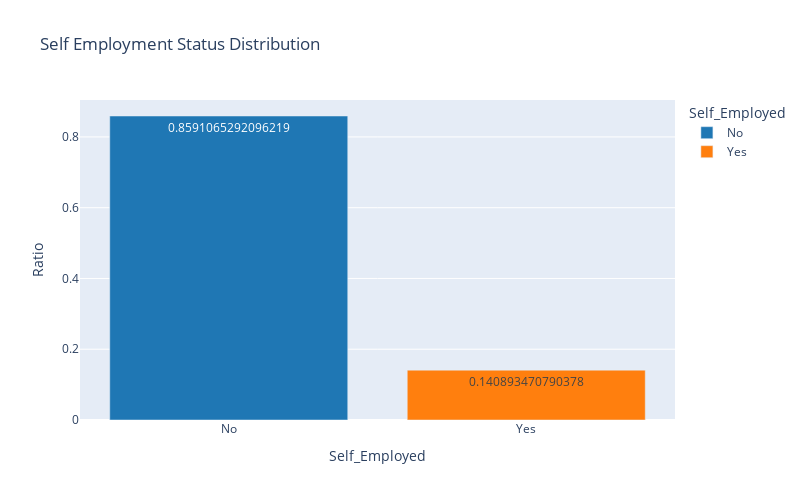

Write notebook code for a chart like this one.
### Code cell
self_employed_counts = train['Self_Employed'].value_counts(normalize=True).reset_index()
self_employed_counts.columns = ['Self_Employed', 'Percentage']

fig = px.bar(self_employed_counts,
             x='Self_Employed',
             y='Percentage',
             text='Percentage',
             labels={'Percentage': 'Ratio'},
             color='Self_Employed',
             color_discrete_sequence=['#1f77b4', '#ff7f0e'],  
             title='Self Employment Status Distribution',
             hover_data={'Percentage': ':.2%'},
             width=800, height=500)
fig.show()

### Figure 1 — Plotly figure (JSON) as saved in the notebook; plotly's stock layout.template omitted (floating-point values rounded to 4 significant figures)
{"data": [{"alignmentgroup": "True", "hovertemplate": "Self_Employed=%{x}<br>Ratio=%{text:.2%}<extra></extra>", "legendgroup": "No", "marker": {"color": "#1f77b4", "pattern": {"shape": ""}}, "name": "No", "offsetgroup": "No", "orientation": "v", "showlegend": true, "text": [0.8591], "textposition": "auto", "type": "bar", "x": ["No"], "xaxis": "x", "y": [0.8591], "yaxis": "y"}, {"alignmentgroup": "True", "hovertemplate": "Self_Employed=%{x}<br>Ratio=%{text:.2%}<extra></extra>", "legendgroup": "Yes", "marker": {"color": "#ff7f0e", "pattern": {"shape": ""}}, "name": "Yes", "offsetgroup": "Yes", "orientation": "v", "showlegend": true, "text": [0.1409], "textposition": "auto", "type": "bar", "x": ["Yes"], "xaxis": "x", "y": [0.1409], "yaxis": "y"}], "layout": {"barmode": "relative", "height": 500, "legend": {"title": {"text": "Self_Employed"}, "tracegroupgap": 0}, "title": {"text": "Self Employment Status Distribution"}, "width": 800, "xaxis": {"anchor": "y", "categoryarray": ["No", "Yes"], "categoryorder": "array", "domain": [0, 1], "title": {"text": "Self_Employed"}}, "yaxis": {"anchor": "x", "domain": [0, 1], "title": {"text": "Ratio"}}}}
